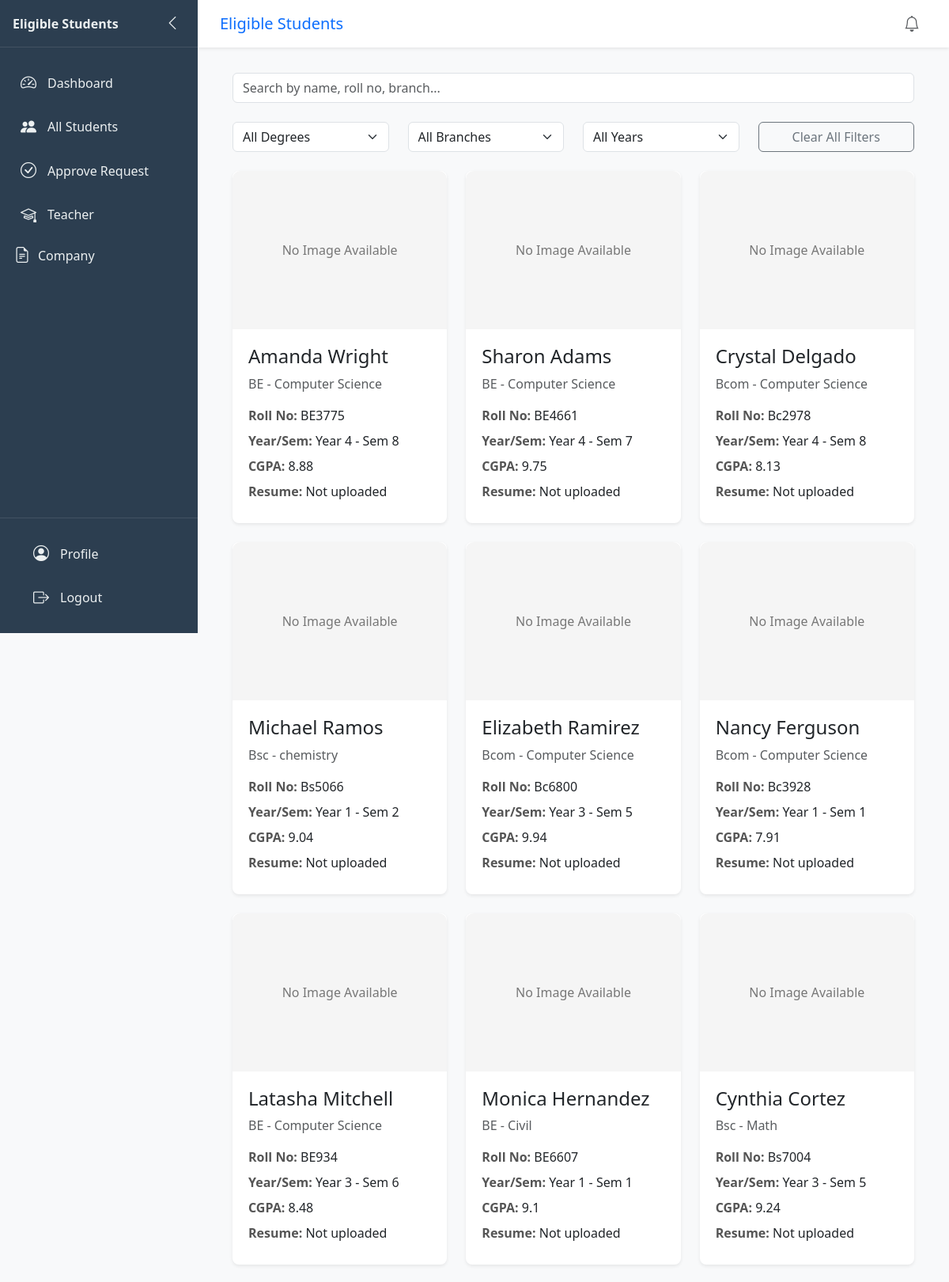
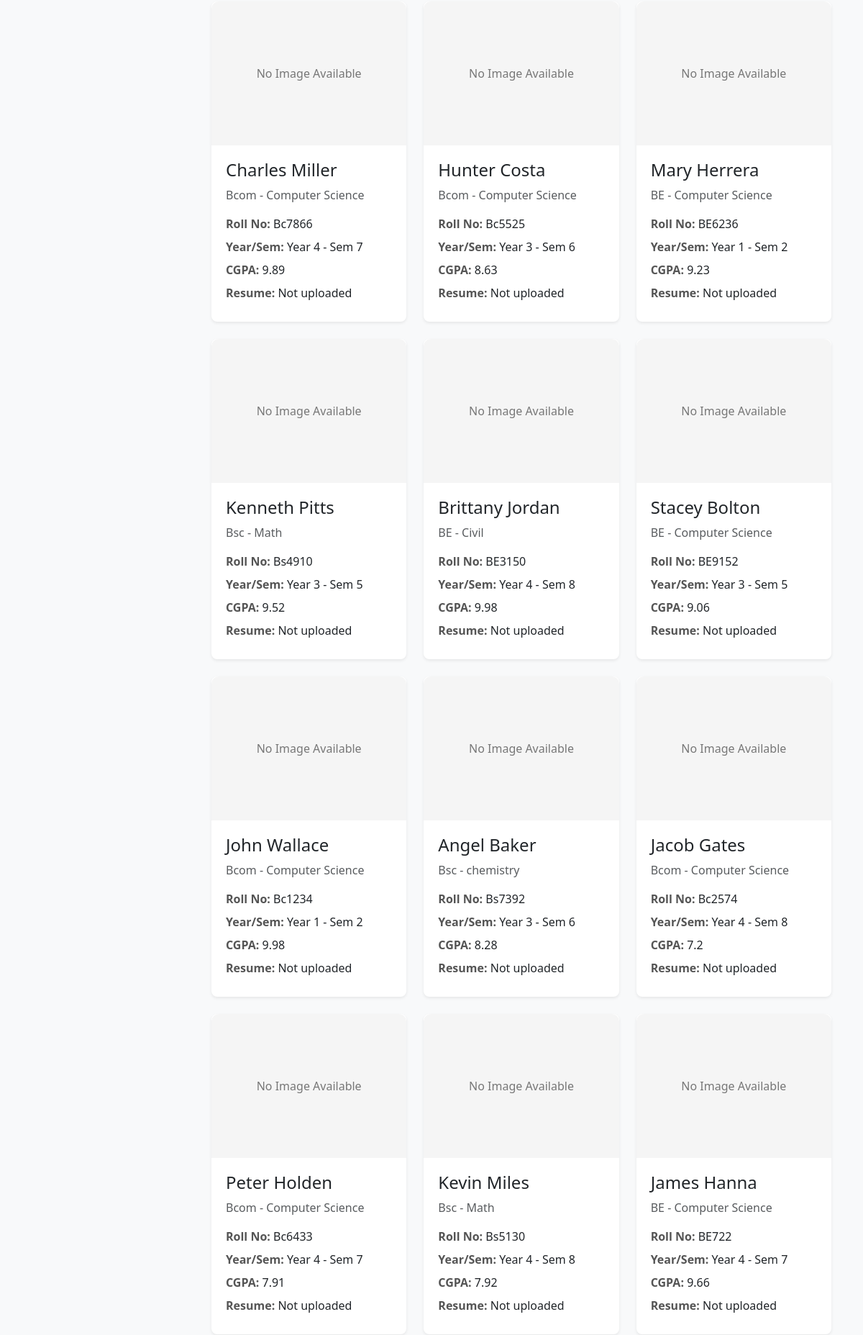
Page /company/eligible_students/2 (signed in, upper part) on the committed database (2 pictures, top to bottom).
### student/models.py (models this page shows)
class StudentDetails(models.Model):
    user = models.ForeignKey(User,on_delete=models.CASCADE)
    name = models.CharField(max_length=100,null=True,blank=True)
    email = models.EmailField(unique=True,null=True,blank=True)
    phone = models.CharField(max_length=100,unique=True,null=True,blank=True)
    address = models.CharField(max_length=100,null=True,blank=True)
    date_of_birth = models.DateField(null=True,blank=True)
    gender = models.CharField(max_length=100,null=True,blank=True)
    blood_group = models.CharField(max_length=100,null=True,blank=True)
    profile_picture = models.ImageField(upload_to="StudentProfilePicture",null=True,blank= True)
    course = models.CharField(max_length=100,null=True,blank=True)
    branch = models.CharField(max_length=100,null=True,blank=True)
    year = models.CharField(max_length=100,null=True,blank=True)
    sem = models.CharField(max_length=100,null=True,blank=True)
    roll_no = models.CharField(max_length=100,null=True,blank=True)
    reg_no = models.CharField(max_length=100,unique=True,null=True,blank=True)
    cgpa = models.FloatField(null=True,blank=True)
    resume = models.FileField(upload_to="StudentResume",null=True,blank=True)
    is_resume_approved = models.BooleanField()

### company/views.py (the view)
# urls.py: path("eligible_students/<int:id>",eligible_students,name="eligible_students"),
def eligible_students(request,id):
    job = JobDetails.objects.get(id=id)
    degree = {}
    for i in DegreeSpecialization.objects.values("degree").distinct():
        specialization = []
        for j in DegreeSpecialization.objects.filter(degree=i["degree"]):
            specialization.append(j.specialization)
        degree[i["degree"]] = specialization
    context = {
        "user_data" : UserPermission.objects.get(user=request.user),
        "job" : job,
        "students" : StudentDetails.objects.filter(cgpa__gte=job.cgpa_threshold),
        "degrees":json.dumps(degree)
    }
    return render(request,"company/eligible_students.html",context)

### templates/company/eligible_students.html (shortened to what this page needs)
{% extends 'base.html' %}
{% load static %}
{% block page %} Eligible Students {% endblock %}
{% block Main_title %} Eligible Students {% endblock %}
{% block content %}
<div class="container">
    <div class="row mb-4">
        <div class="col-md-12">
            <div class="search-box">
                <input type="text" id="searchInput" class="form-control"
                       placeholder="Search by name, roll no, branch..."
                       oninput="debounceFilter()">
            </div>
        </div>
    </div>
    <div class="row mb-4">
        <div class="col-md-12">
            <div class="filter-row row">
                <div class="col-md-3">
                    <select id="degreeSelect" class="form-select" onchange="updateBranches(); debounceFilter()">
                        <option value="">All Degrees</option>
                    </select>
                </div>
                <div class="col-md-3">
                    <select id="branchSelect" class="form-select" onchange="debounceFilter()">
                        <option value="">All Branches</option>
                    </select>
                </div>
                <div class="col-md-3">
                    <select id="yearSelect" class="form-select" onchange="debounceFilter()">
                        <option value="">All Years</option>
                    </select>
                </div>
                <div class="col-md-3">
                    <button class="btn btn-outline-secondary w-100" onclick="clearFilters()">
                        Clear All Filters
                    </button>
                </div>
            </div>
        </div>
    </div>
    <div class="row" id="studentContainer">
        {% for student in students %}
        <div class="col-md-4 mb-4 student-card-container">
            <div class="student-card card h-100"
                 data-degree="{{ student.course|default_if_none:'' }}"
                 data-branch="{{ student.branch|default_if_none:'' }}"
                 data-year="{{ student.year|default_if_none:'' }}"
                 data-search="{{ student.name|lower }} {{ student.roll_no|lower }} {{ student.reg_no|lower }} {{ student.course|lower|default_if_none:'' }} {{ student.branch|lower|default_if_none:'' }} {{ student.email|lower|default_if_none:'' }}">
                {% if student.profile_picture %}
                    <img src="{{ student.profile_picture.url }}" alt="{{ student.name }}" class="profile-img" loading="lazy" >
                {% else %}
                    <div class="no-image"><span>No Image Available</span></div>
                {% endif %}
                <div class="card-body">
                    <h4 class="card-title">{{ student.name }}</h4>
                    <p class="text-muted">{{ student.course }} - {{ student.branch }}</p>
                    <div class="student-details">
                        <div class="detail-item"><span class="detail-label">Roll No:</span> {{ student.roll_no }}</div>
                        <div class="detail-item"><span class="detail-label">Year/Sem:</span> Year {{ student.year }} - Sem {{ student.sem }}</div>
                        <div class="detail-item"><span class="detail-label">CGPA:</span> {% if student.cgpa %}{{ student.cgpa }}{% else %}Not available{% endif %}</div>
                        <div class="detail-item">
                            <span class="detail-label">Resume:</span>
                            {% if student.resume %}
                                <a href="{{ student.resume.url }}" target="_blank" class="text-decoration-none">View Resume</a>
                            {% else %}
                                Not uploaded
                            {% endif %}
                        </div>
                    </div>
                </div>
            </div>
        </div>
        {% endfor %}
    </div>
</div>
{% endblock %}

### rows in the picture
StudentDetails: profile_picture "No Image Available", name "Amanda Wright", course "BE", branch "Computer Science", roll_no "BE3775", year "4", sem "8", cgpa "8.88", shows "Not uploaded"
StudentDetails: profile_picture "No Image Available", name "Sharon Adams", course "BE", branch "Computer Science", roll_no "BE4661", year "4", sem "7", cgpa "9.75", shows "Not uploaded"
StudentDetails: profile_picture "No Image Available", name "Crystal Delgado", course "Bcom", branch "Computer Science", roll_no "Bc2978", year "4", sem "8", cgpa "8.13", shows "Not uploaded"
StudentDetails: profile_picture "No Image Available", name "Michael Ramos", course "Bsc", branch "chemistry", roll_no "Bs5066", year "1", sem "2", cgpa "9.04", shows "Not uploaded"
StudentDetails: profile_picture "No Image Available", name "Elizabeth Ramirez", course "Bcom", branch "Computer Science", roll_no "Bc6800", year "3", sem "5", cgpa "9.94", shows "Not uploaded"
StudentDetails: profile_picture "No Image Available", name "Nancy Ferguson", course "Bcom", branch "Computer Science", roll_no "Bc3928", year "1", sem "1", cgpa "7.91", shows "Not uploaded"
StudentDetails: profile_picture "No Image Available", name "Latasha Mitchell", course "BE", branch "Computer Science", roll_no "BE934", year "3", sem "6", cgpa "8.48", shows "Not uploaded"
StudentDetails: profile_picture "No Image Available", name "Monica Hernandez", course "BE", branch "Civil", roll_no "BE6607", year "1", sem "1", cgpa "9.1", shows "Not uploaded"
StudentDetails: profile_picture "No Image Available", name "Cynthia Cortez", course "Bsc", branch "Math", roll_no "Bs7004", year "3", sem "5", cgpa "9.24", shows "Not uploaded"
StudentDetails: profile_picture "No Image Available", name "Charles Miller", course "Bcom", branch "Computer Science", roll_no "Bc7866", year "4", sem "7", cgpa "9.89", shows "Not uploaded"
StudentDetails: profile_picture "No Image Available", name "Hunter Costa", course "Bcom", branch "Computer Science", roll_no "Bc5525", year "3", sem "6", cgpa "8.63", shows "Not uploaded"
StudentDetails: profile_picture "No Image Available", name "Mary Herrera", course "BE", branch "Computer Science", roll_no "BE6236", year "1", sem "2", cgpa "9.23", shows "Not uploaded"
StudentDetails: profile_picture "No Image Available", name "Kenneth Pitts", course "Bsc", branch "Math", roll_no "Bs4910", year "3", sem "5", cgpa "9.52", shows "Not uploaded"
StudentDetails: profile_picture "No Image Available", name "Brittany Jordan", course "BE", branch "Civil", roll_no "BE3150", year "4", sem "8", cgpa "9.98", shows "Not uploaded"
StudentDetails: profile_picture "No Image Available", name "Stacey Bolton", course "BE", branch "Computer Science", roll_no "BE9152", year "3", sem "5", cgpa "9.06", shows "Not uploaded"
StudentDetails: profile_picture "No Image Available", name "John Wallace", course "Bcom", branch "Computer Science", roll_no "Bc1234", year "1", sem "2", cgpa "9.98", shows "Not uploaded"
StudentDetails: profile_picture "No Image Available", name "Angel Baker", course "Bsc", branch "chemistry", roll_no "Bs7392", year "3", sem "6", cgpa "8.28", shows "Not uploaded"
StudentDetails: profile_picture "No Image Available", name "Jacob Gates", course "Bcom", branch "Computer Science", roll_no "Bc2574", year "4", sem "8", cgpa "7.2", shows "Not uploaded"
StudentDetails: profile_picture "No Image Available", name "Peter Holden", course "Bcom", branch "Computer Science", roll_no "Bc6433", year "4", sem "7", cgpa "7.91", shows "Not uploaded"
StudentDetails: profile_picture "No Image Available", name "Kevin Miles", course "Bsc", branch "Math", roll_no "Bs5130", year "4", sem "8", cgpa "7.92", shows "Not uploaded"
StudentDetails: profile_picture "No Image Available", name "James Hanna", course "BE", branch "Computer Science", roll_no "BE722", year "4", sem "7", cgpa "9.66", shows "Not uploaded"
